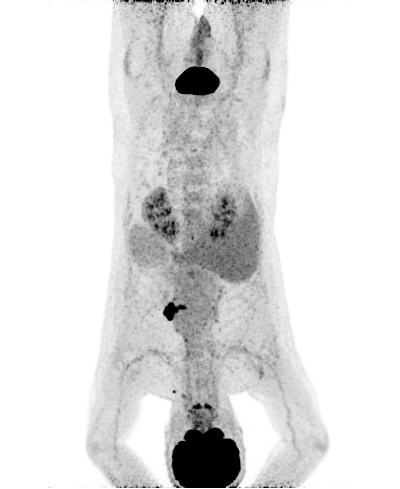
#> input picture tumor-segmentation/validation2/image_007.png, 400 x 489 px, given in place of ., which was not available
$ python -i synthetic_tumor_look_generator_det.py   (imports and definitions only)
#> lines starting #> are read from the running program, lines starting #| are printed output that depends on the picture; after the words box and inside, x2 and y2 are one past the last pixel; in counts of white or black regions, pixels touching at a corner belong together; pictures that were not available may be replaced by others from this repository, and a replacement may not be noted
#!/usr/bin/env python3
"""
Deterministic Synthetic Tumor Look Generator
===========================================

Goal: Duplicate EXACTLY the deterministic mask-generation pipeline from
`synthetic_mask_generator.py` (use_vae=False) and, in addition, apply the
same geometric operations to the tumour-only intensity image (patient image
multiplied by its mask). The result is an overlay image where the new tumour
intensities are pasted onto the control image at the placed mask locations.

This script does NOT modify existing files and is self-contained.

Outputs per control slice:
- Overlay image with synthetic tumour intensities
- Corresponding synthetic mask used for placement

Usage (example):
    python synthetic_tumor_look_generator_det.py \
        --controls_dir tumor_segmentation/data/controls/imgs \
        --patients_img_dir tumor_segmentation/data/patients/imgs \
        --patients_label_dir tumor_segmentation/data/patients/labels \
        --output_dir tumor_segmentation/data/controls/look_overlays_det

Requirements:
    pip install numpy scipy scikit-image opencv-python tqdm
"""
from __future__ import annotations

import argparse
import math
import random
from pathlib import Path
from typing import List, Tuple
import re

import cv2
import numpy as np
from scipy.ndimage import gaussian_filter, map_coordinates
from skimage import measure
from skimage.morphology import binary_erosion, binary_dilation, disk
from tqdm import tqdm


# Unified canvas size (match mask generator exactly)
TARGET_WIDTH = 400
TARGET_HEIGHT = 992


# ----------------------------------------------------------------------------
# Helpers copied to match the deterministic mask generator exactly
# ----------------------------------------------------------------------------


def pad_to_target(img: np.ndarray, target_h: int = TARGET_HEIGHT, target_w: int = TARGET_WIDTH, value: int = 0) -> np.ndarray:
    h, w = img.shape[:2]
    if w != target_w:
        raise ValueError(f"Expected width {target_w}, got {w}.")
    if h == target_h:
        return img
    if h > target_h:
        return img[:target_h, :]
    pad_rows = target_h - h
    pad = np.full((pad_rows, w), value, dtype=img.dtype)
    return np.vstack([img, pad])


def crop_to_size(img: np.ndarray, h: int, w: int) -> np.ndarray:
    """Crop image to original (h, w) after processing on padded canvas."""
    return img[:h, :w]


# [30 lines left out: functions compute_body_mask, compute_forbidden_mask, not called in this run]


def build_location_prior(patient_label_paths: List[Path], sigma: float = 25.0) -> np.ndarray:
#> called with sigma = 25
    heatmap = np.zeros((TARGET_HEIGHT, TARGET_WIDTH), dtype=np.float32)
    for path in tqdm(patient_label_paths, desc="Centroid pass"):
        mask = cv2.imread(str(path), cv2.IMREAD_GRAYSCALE)
#> mask is the input picture: shape (489, 400); min 0, max 255, mean 222.8
        if mask is None:
            continue
        mask = pad_to_target(mask)
#> in pad_to_target, `return np.vstack([img, pad])`:
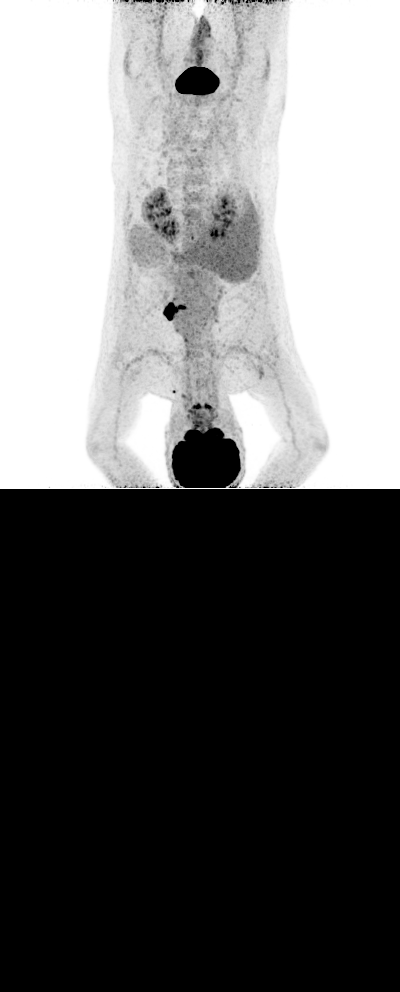
#> returned value: shape (992, 400); min 0, max 255, mean 109.8
        mask = mask > 0
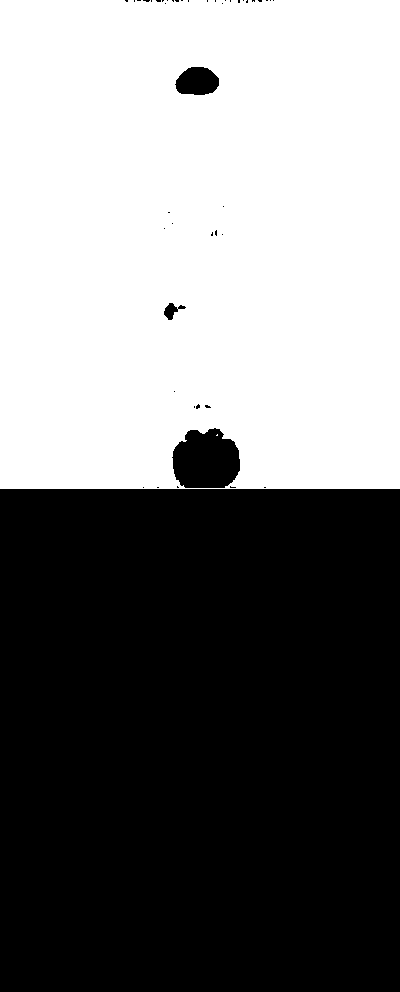
#> mask: shape (992, 400) bool; 48.1% white; 2 white regions (1 under 20 px), largest, box (x1, y1, x2, y2) and area: (0, 0, 400, 489) 191044
        labeled = measure.label(mask)
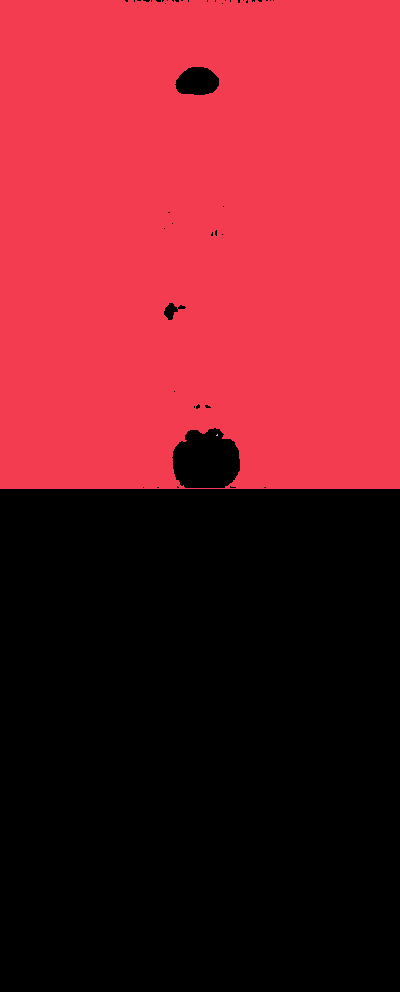
#> labeled: shape (992, 400) int32; 3 distinct labels, from 0 to 2; one colour per label, 0 black
        for region in measure.regionprops(labeled):
            cy, cx = region.centroid
            heatmap[int(cy), int(cx)] += 1.0
#> this loop made 2 passes
#> (cy, cx) on passes 1 to 2: (241.1, 199.4), (434.7, 216.7)
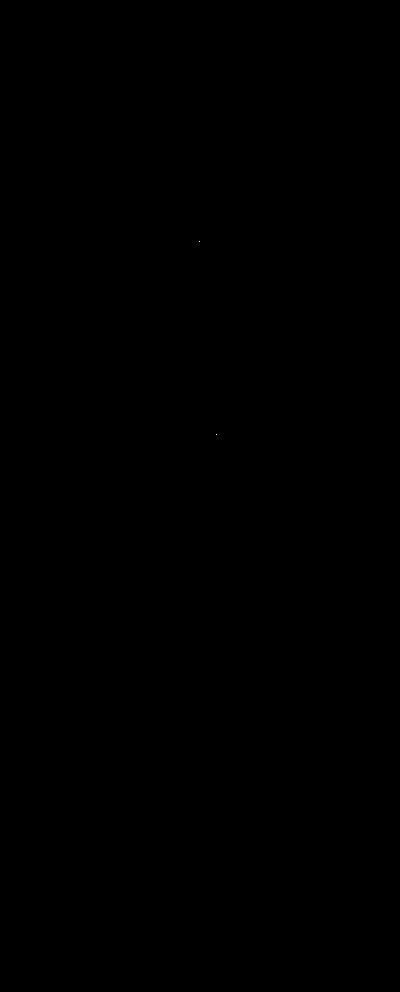
#> heatmap: shape (992, 400) float32; values 0 (black) and 1 (white), 0% white in thin lines or dots, all inside (x1, y1, x2, y2) = (199, 241, 217, 435)
#> pass 3 of the loop in build_location_prior, `for path in tqdm(patient_label_paths, desc="Centroid pass"):`:
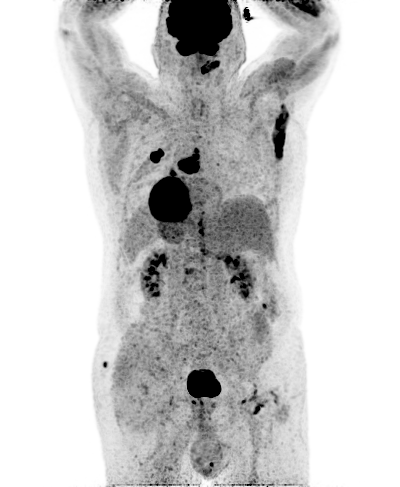
#> input picture tumor-segmentation/validation2/image_016.png, 400 x 487 px, given in place of , which was not available
#> in build_location_prior, mask is the input picture: shape (487, 400); min 0, max 255, mean 203.3
#> in build_location_prior, `mask = mask > 0`:
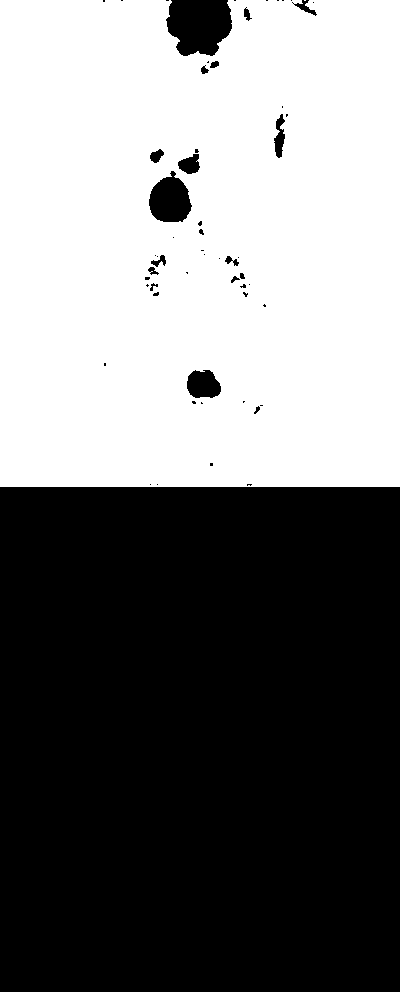
#> mask: shape (992, 400) bool; 47.4% white; 2 white regions (1 under 20 px), largest, box (x1, y1, x2, y2) and area: (0, 0, 400, 487) 188043
#> in build_location_prior, `labeled = measure.label(mask)`:
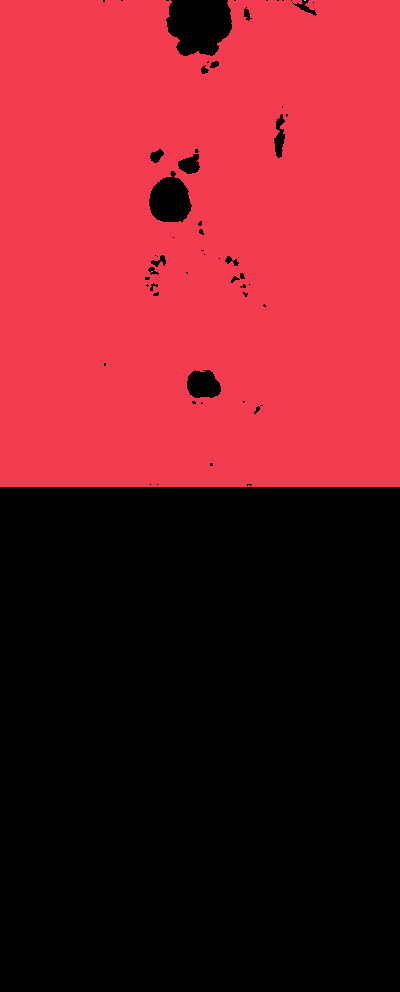
#> labeled: shape (992, 400) int32; 3 distinct labels, from 0 to 2; one colour per label, 0 black
#> the loop in build_location_prior, `for region in measure.regionprops(labeled):` made 2 passes
#> (cy, cx) on passes 1 to 2: (246.8, 199.6), (0, 304.5)
#> the loop made 50 passes; the first 3 are shown
    heatmap = gaussian_filter(heatmap, sigma=sigma)
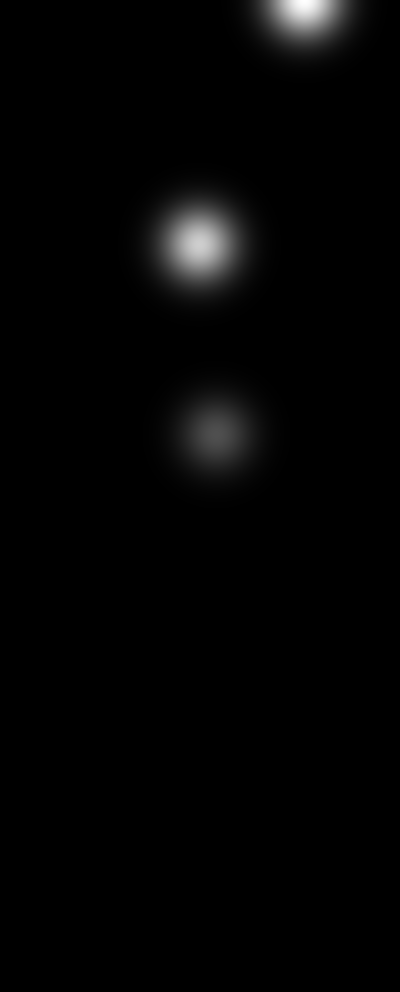
#> heatmap: shape (992, 400) float32; min 0, max 0.00407, mean 6.55e-05; drawn with min black and max white
    if heatmap.max() > 0:
        heatmap /= heatmap.max()
    return heatmap.astype(np.float32)


# [437 lines left out: functions build_heatmap_cdf, empirical_distributions, elastic_deform_fields, elastic_deform_mask, elastic_deform_image, affine_transform_mask and 9 more, not called in this run]


# [2 lines not run here, left out]

>>> result = build_location_prior('../../tumor-segmentation/validation2/image_007.png')
